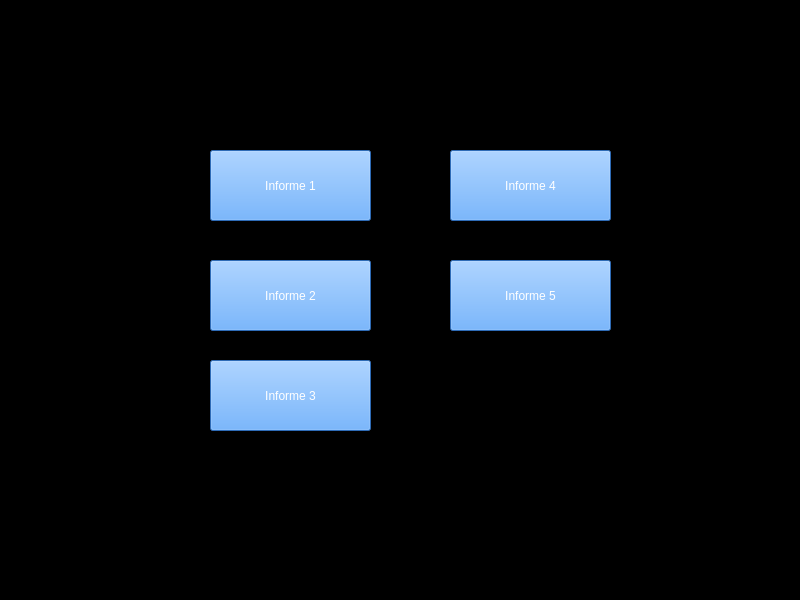
<?xml version="1.0" encoding="UTF-8"?>
<ui version="4.0">
 <class>MainWindow</class>
 <widget class="QMainWindow" name="MainWindow">
  <property name="geometry">
   <rect>
    <x>0</x>
    <y>0</y>
    <width>800</width>
    <height>600</height>
   </rect>
  </property>
  <property name="windowTitle">
   <string>MainWindow</string>
  </property>
  <property name="styleSheet">
   <string notr="true">background-color: rgb(0, 0, 0);</string>
  </property>
  <widget class="QWidget" name="centralwidget">
   <widget class="QPushButton" name="informe1Button">
    <property name="geometry">
     <rect>
      <x>210</x>
      <y>150</y>
      <width>161</width>
      <height>71</height>
     </rect>
    </property>
    <property name="styleSheet">
     <string notr="true">color: rgb(255, 255, 255);
background-color: rgb(64, 150, 255);</string>
    </property>
    <property name="text">
     <string>Informe 1</string>
    </property>
   </widget>
   <widget class="QPushButton" name="informe5Button">
    <property name="geometry">
     <rect>
      <x>450</x>
      <y>260</y>
      <width>161</width>
      <height>71</height>
     </rect>
    </property>
    <property name="styleSheet">
     <string notr="true">color: rgb(255, 255, 255);
background-color: rgb(64, 150, 255);</string>
    </property>
    <property name="text">
     <string>Informe 5</string>
    </property>
   </widget>
   <widget class="QPushButton" name="informe4Button">
    <property name="geometry">
     <rect>
      <x>450</x>
      <y>150</y>
      <width>161</width>
      <height>71</height>
     </rect>
    </property>
    <property name="styleSheet">
     <string notr="true">color: rgb(255, 255, 255);
background-color: rgb(64, 150, 255);</string>
    </property>
    <property name="text">
     <string>Informe 4</string>
    </property>
   </widget>
   <widget class="QPushButton" name="informe2Button">
    <property name="geometry">
     <rect>
      <x>210</x>
      <y>260</y>
      <width>161</width>
      <height>71</height>
     </rect>
    </property>
    <property name="styleSheet">
     <string notr="true">color: rgb(255, 255, 255);
background-color: rgb(64, 150, 255);</string>
    </property>
    <property name="text">
     <string>Informe 2</string>
    </property>
   </widget>
   <widget class="QPushButton" name="informe3Button">
    <property name="geometry">
     <rect>
      <x>210</x>
      <y>360</y>
      <width>161</width>
      <height>71</height>
     </rect>
    </property>
    <property name="styleSheet">
     <string notr="true">color: rgb(255, 255, 255);
background-color: rgb(64, 150, 255);</string>
    </property>
    <property name="text">
     <string>Informe 3</string>
    </property>
   </widget>
  </widget>
 </widget>
 <resources/>
 <connections/>
</ui>
